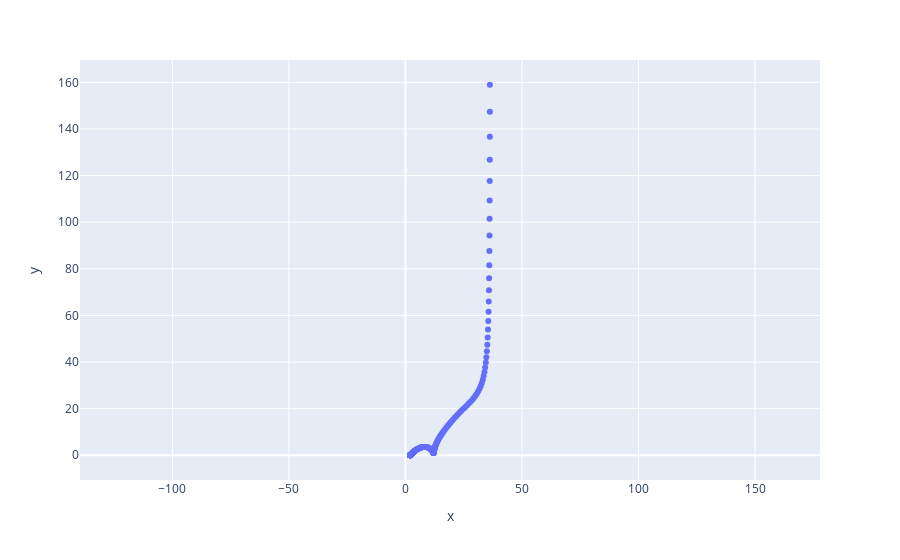

Write notebook code for a chart like this one.
### Code cell
test = CustomCircuit(initial_guess=[2,100,10**-14,10**2,10**1,10**2, 10**0],
                              circuit='R_0-Tf')


freq = np.logspace(-4,6,300)
Z = test.predict(freq)
fig = px.scatter(x=Z.real, y=-Z.imag)
fig.update_yaxes(
    scaleanchor = "x",
    scaleratio = 1, )
fig.show()

### Figure 1 — Plotly figure (JSON) as saved in the notebook; plotly's stock layout.template omitted (floating-point values rounded to 4 significant figures; data arrays with more than 128 entries replaced by an {"elided": "..."} marker saying what was removed)
{"data": [{"hovertemplate": "x=%{x}<br>y=%{y}<extra></extra>", "legendgroup": "", "marker": {"color": "#636efa", "symbol": "circle"}, "mode": "markers", "name": "", "orientation": "v", "showlegend": false, "type": "scatter", "x": {"elided": "300 float values"}, "xaxis": "x", "y": {"elided": "300 float values"}, "yaxis": "y"}], "layout": {"legend": {"tracegroupgap": 0}, "margin": {"t": 60}, "xaxis": {"anchor": "y", "domain": [0, 1], "title": {"text": "x"}}, "yaxis": {"anchor": "x", "domain": [0, 1], "scaleanchor": "x", "scaleratio": 1, "title": {"text": "y"}}}}
